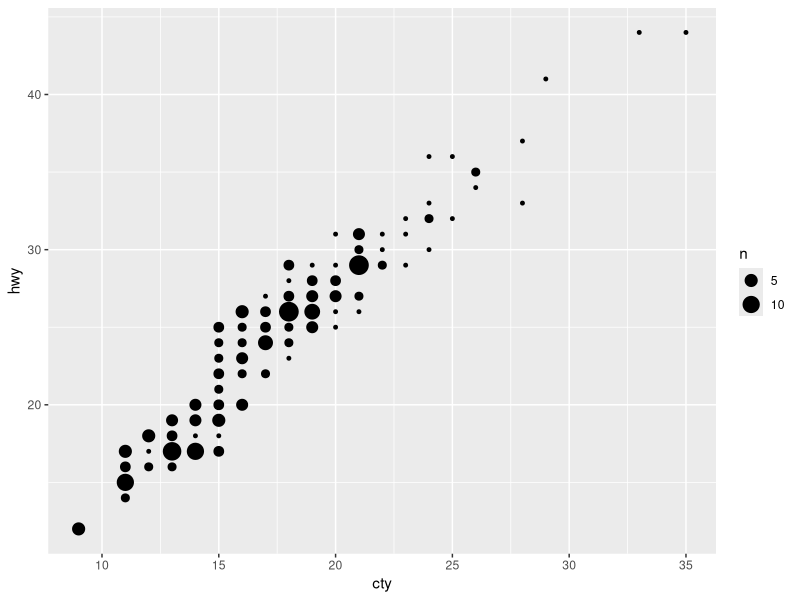

This figure's R source:
# importing libraries
library(tidyverse)
library(ggplot2)


ggplot(data = mpg, mapping = aes(x = cty, y = hwy)) + 
  geom_count()
